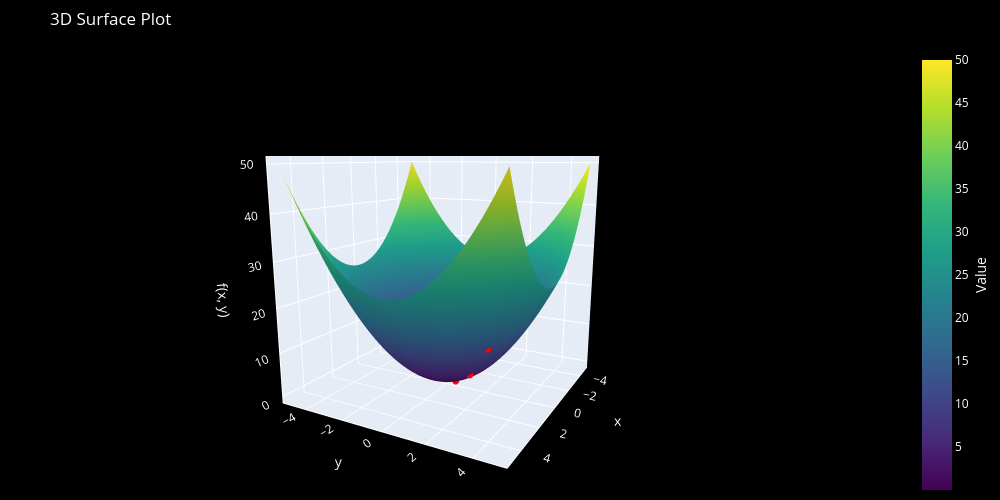

Notebook code for this chart:
### Markdown cell above
### Nesterov

### Code cell
beta = 0.5
nes = Nesterov(x_0,y_0,V,beta,learning_rate,num_epochs,f)

fig_3D = plot_3D_GD(x, y, nes[:,0], nes[:,1], f)
fig_3D.show()

### Figure 1 — Plotly figure (JSON) as saved in the notebook; plotly's stock layout.template omitted (floating-point values rounded to 4 significant figures; data arrays with more than 128 entries replaced by an {"elided": "..."} marker saying what was removed)
{"data": [{"colorbar": {"tickfont": {"color": "white"}, "title": {"font": {"color": "white"}, "side": "right", "text": "Value"}}, "colorscale": [[0, "#440154"], [0.1111, "#482878"], [0.2222, "#3e4989"], [0.3333, "#31688e"], [0.4444, "#26828e"], [0.5556, "#1f9e89"], [0.6667, "#35b779"], [0.7778, "#6ece58"], [0.8889, "#b5de2b"], [1, "#fde725"]], "showscale": true, "type": "surface", "x": {"elided": "100x100 float values"}, "y": {"elided": "100x100 float values"}, "z": {"elided": "100x100 float values"}}, {"line": {"color": "red", "width": 5}, "marker": {"color": "red", "size": 4}, "mode": "markers+lines", "name": "Path", "type": "scatter3d", "x": [2.0, 1.2, 0.48, 0.072, -0.0792, -0.09288, -0.05983, -0.02598, -0.005437, 0.002902], "y": [3.0, 1.8, 0.72, 0.108, -0.1188, -0.1393, -0.08975, -0.03898, -0.008155, 0.004354], "z": [13.0, 4.68, 0.7488, 0.01685, 0.02039, 0.02804, 0.01163, 0.002194, 9.606e-05, 2.738e-05]}], "layout": {"height": 500, "margin": {"b": 0, "l": 0, "r": 0, "t": 50}, "paper_bgcolor": "black", "plot_bgcolor": "black", "scene": {"bgcolor": "black", "camera": {"eye": {"x": 2, "y": 1.1, "z": 0.5}}, "xaxis": {"linecolor": "white", "linewidth": 2, "showgrid": true, "showline": true, "tickfont": {"color": "white"}, "title": {"font": {"color": "white"}, "text": "x"}}, "yaxis": {"linecolor": "white", "linewidth": 2, "showgrid": true, "showline": true, "tickfont": {"color": "white"}, "title": {"font": {"color": "white"}, "text": "y"}}, "zaxis": {"linecolor": "white", "linewidth": 2, "showgrid": true, "showline": true, "tickfont": {"color": "white"}, "title": {"font": {"color": "white"}, "text": "f(x, y)"}}}, "title": {"font": {"color": "white"}, "text": "3D Surface Plot"}, "width": 1000}}
